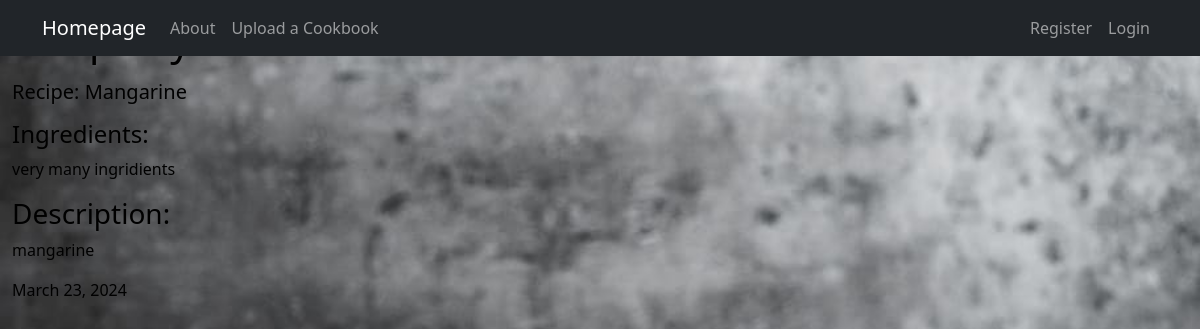
Page /recipe/1/ on the committed database.
### recipes/models.py (models this page shows, shortened)
class Recipe(models.Model):
    title = models.CharField(max_length=100)
    description = models.TextField()
    author = models.ForeignKey(User, on_delete=models.CASCADE)
    ingredients = models.TextField(default='')
    video = models.FileField(upload_to='videos/', blank=True, null=True)
    images = models.ImageField(upload_to='images/', blank=True, null=True)
    created_at = models.DateTimeField(auto_now_add=True)
    updated_at = models.DateTimeField(auto_now=True)

### recipes/views.py (the view)
# urls.py: path('recipe/<int:pk>/', views.RecipeDetailView.as_view(), name="recipes-detail"),
class RecipeDetailView(DetailView):
    model = models.Recipe

### recipes/templates/recipes/recipe_detail.html (shortened to what this page needs)
{% extends 'recipes/base.html' %}
{% block content%}
<div style="color: black;">
    <p><h1>Recipe by {{object.author}}</h1></p>
    <h5>Recipe: {{object.title}}</h5>
    <p><h4>Ingredients: </h4>{{object.ingredients}}</p>
    <p><h3>Description: </h3>{{object.description}}</p>
    <h7>{{object.updated_at|date:"F d, Y"}}</h7>
</div>
{% endblock content%}

### recipes/static/style.css (style rules this page uses)
body { background-image: url(bg5.jpg); background-repeat: no-repeat; background-size: 100% auto; background-attachment: fixed; }

### rows in the picture
Recipe: title "Mangarine", ingredients "very many ingridients", description "mangarine", updated_at "March 23, 2024"
